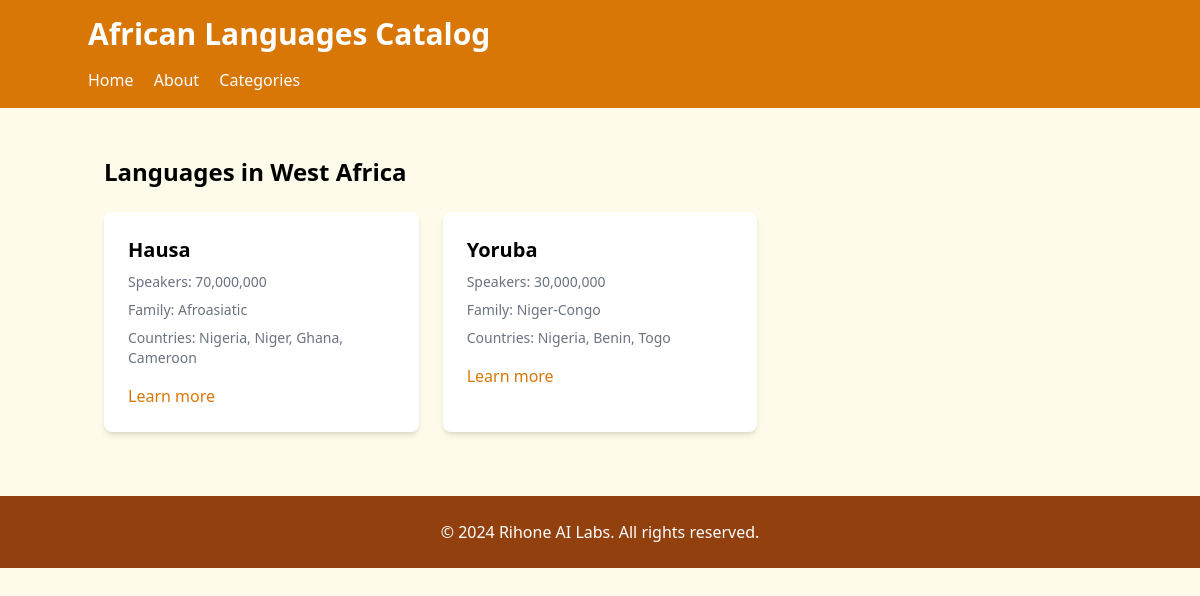
The app's page /category/West Africa with its own data.
### application.py (models this page shows, shortened)
class CatalogItem(db.Model):
    id = db.Column(db.Integer, primary_key=True)
    name = db.Column(db.String(100), nullable=False)  # Language name
    category = db.Column(db.String(50), nullable=False)  # Region where it's spoken
    speakers = db.Column(db.Integer)  # Number of speakers
    countries = db.Column(db.String(200))  # Countries where it's spoken
    language_family = db.Column(db.String(100))  # e.g., Niger-Congo, Afroasiatic
    writing_system = db.Column(db.String(100))  # e.g., Latin, Arabic, Ge'ez
    iso_code = db.Column(db.String(3))  # ISO 639-3 code
    created_at = db.Column(db.DateTime, default=datetime.utcnow)

### application.py (the view)
@app.route("/category/<string:category>")
def view_category(category):
    languages = CatalogItem.query.filter_by(category=category).all()
    return render_template("category.html", category=category, languages=languages)

### application.py (called while the page is built)
@app.template_filter("format_number")
def format_number(value):
    return f"{value:,}"

### templates/category.html (shortened to what this page needs)
<!DOCTYPE html>
<html lang="en">
<head>
  <script src="https://cdn.tailwindcss.com"></script>
</head>
<body class="bg-amber-50">
  <header class="bg-amber-600 text-white p-4">
    <div class="container mx-auto">
      <h1 class="text-3xl font-bold">African Languages Catalog</h1>
      <nav class="mt-4">
        <a href="/" class="mr-4 hover:underline">Home</a>
        <a href="/about" class="mr-4 hover:underline">About</a>
        <a href="/#categories" class="hover:underline">Categories</a>
      </nav>
    </div>
  </header>
  <main class="container mx-auto mt-8 p-4">
    <h2 class="text-2xl font-semibold mb-6">Languages in {{ category }}</h2>
    <div class="grid grid-cols-1 md:grid-cols-2 lg:grid-cols-3 gap-6">
      {% for language in languages %}
      <div class="bg-white rounded-lg shadow-md overflow-hidden">
        <div class="p-6">
          <h3 class="font-bold text-xl mb-2">{{ language.name }}</h3>
          <p class="text-sm text-gray-500 mb-2">Speakers: {{ language.speakers | format_number }}</p>
          <p class="text-sm text-gray-500 mb-2">Family: {{ language.language_family }}</p>
          <p class="text-sm text-gray-500 mb-4">Countries: {{ language.countries }}</p>
          <a href="{{ url_for('view_language', language_id=language.id) }}" class="text-amber-600 hover:underline">Learn
            more</a>
        </div>
      </div>
      {% endfor %}
    </div>
  </main>
  <footer class="bg-amber-800 text-white mt-12 py-6">
    <div class="container mx-auto text-center">
      <p>&copy; 2024 Rihone AI Labs. All rights reserved.</p>
    </div>
  </footer>
</body>
</html>

### records on screen
CatalogItem: name "Hausa", speakers "70,000,000", language_family "Afroasiatic", countries "Nigeria, Niger, Ghana, Cameroon"
CatalogItem: name "Yoruba", speakers "30,000,000", language_family "Niger-Congo", countries "Nigeria, Benin, Togo"

### other values on screen
{{ category }} "West Africa"
